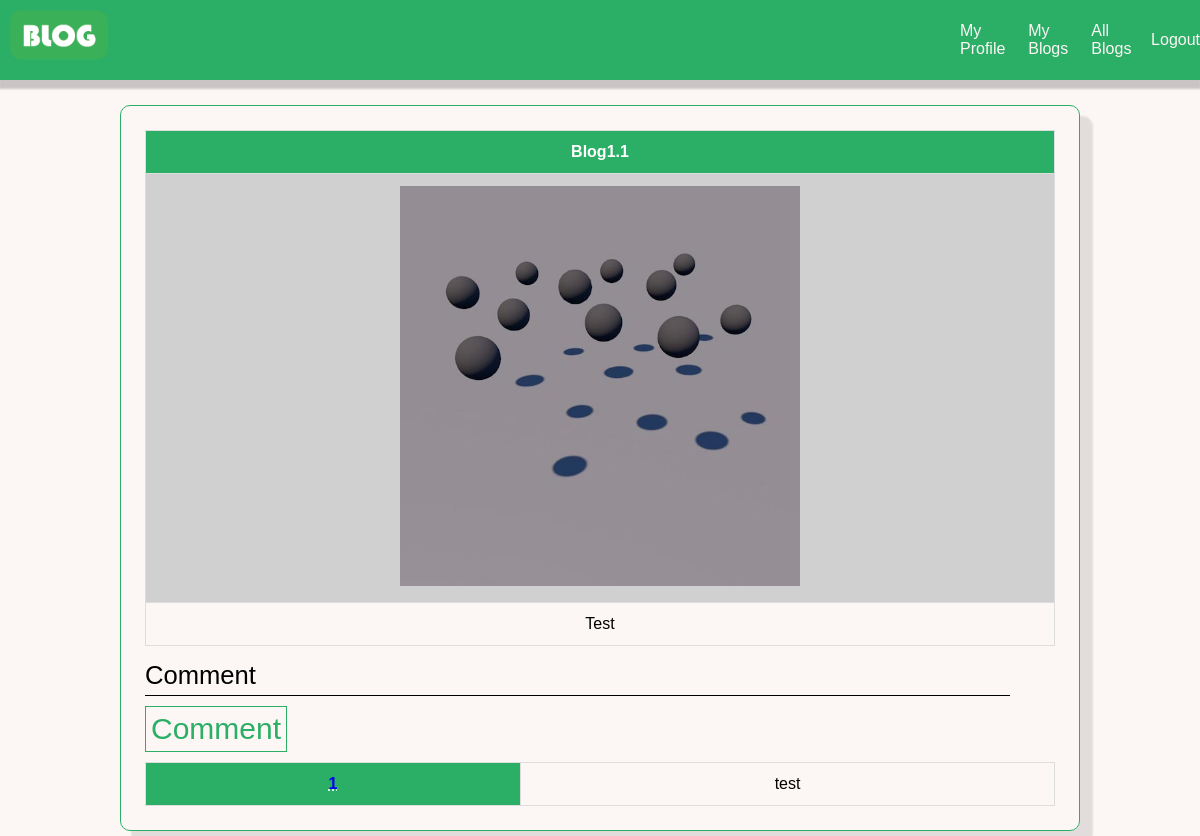
/view/blog.php?slug=blog1.1 (signed in), run on the app's committed database.
### tables this page shows
CREATE TABLE `blogs` (
  `id` int(11) NOT NULL,
  `slug` varchar(30) NOT NULL,
  `title` varchar(30) NOT NULL,
  `description` varchar(2000) NOT NULL,
  `userid` int(11) NOT NULL,
  `image` varchar(50) NOT NULL
);

CREATE TABLE `comments` (
  `id` int(11) NOT NULL,
  `userid` int(11) NOT NULL,
  `blogid` int(11) NOT NULL,
  `comment` varchar(100) NOT NULL,
  `time` datetime NOT NULL DEFAULT current_timestamp()
);

### model/model.php (called while the page is built, shortened)
<?php
function showAllBlogs(){
	$conn = db_conn();
    $selectQuery = 'SELECT * FROM `blogs` ';
    try{
        $stmt = $conn->query($selectQuery);
    }catch(PDOException $e){
        echo $e->getMessage();
    }
    $rows = $stmt->fetchAll(PDO::FETCH_ASSOC);
    return $rows;
}
function showAllComments(){
	$conn = db_conn();
    $selectQuery = 'SELECT * FROM `comments` ';
    try{
        $stmt = $conn->query($selectQuery);
    }catch(PDOException $e){
        echo $e->getMessage();
    }
    $rows = $stmt->fetchAll(PDO::FETCH_ASSOC);
    return $rows;
}

### controller/allblogs.php (called while the page is built, shortened)
<?php
require_once '../model/model.php';
function fetchAllBlogs(){
	return showAllBlogs();
}

### controller/allComments.php (called while the page is built)
<?php
require_once '../model/model.php';
function fetchAllComments(){
	return showAllComments();
}

### view/blog.php (the view, shortened to what this page needs)
<?php
require_once '../controller/allblogs.php';
	$blogs = fetchAllBlogs();
require_once '../controller/allComments.php';
	$comments = fetchAllComments();
?>
<!DOCTYPE html>
<html>
<head>
	<link rel="stylesheet" type="text/css" href="index.css">
</head>
<body>
	<?php include('header.php');?>
	<?php $view = ''?>
	<div class="textcenter">
	<div class="main_internaldiv textleft fontsize160">
		<table class="table shtable">
        <?php foreach ($blogs as $i => $blog): ?>
            <?php
            if($blog['slug']==$_GET['slug']){
				$view=$blog;
            echo
			'<tbody>
				<tr>
					<th>
					'.$blog["title"].'
					</th>
				</tr>
				<tr>
				<td data-label="Blog Image"><img width="400px" src='.$blog['image'].' " alt="'.$blog['title'].' "></td></tr>
                <tr>
				<td data-label="Description">'.$blog['description'].' </td></tr>
     </tbody>';};?>
     <?php endforeach; ?>
   </table>
	<form action="../controller/addComment.php" method="POST" enctype="multipart/form-data" onsubmit="return validation()">
			<div class="form">
					<input type="text" id="comment" name="comment" autocomplete="off" required />
					<label for="comment" class="label-name">
					<span class="content-name">Comment</span>
					</label>
			</div>
			<input type="submit" value="Comment" name="submit" >
		</form>
		<table class="table shtable">
			<tbody>
			<?php foreach ($comments as $i => $comment): ?>
            <?php
            if($comment['blogid']==$view['id']){
            echo
				'<tr>
					<th><abbr title="Click here to see User"><a href="user.php?id='.$comment['userid'].' ">'.$comment['userid'].' </a></abbr>
					</th>
					<td data-label="'.$comment['userid'].' ">'.$comment['comment'].' </td>
				</tr>';
			};?>
     		<?php endforeach; ?>
			</tbody>
		</table>
	</div>
</div>
</body>
</html>

### view/index.css (style rules this page uses)
* { margin: 0; padding: 0; box-sizing: border-box; }
body { margin: 0; background-color: #FCF6F5FF; display: flex; justify-content: space-around; flex-direction: column; font-family: sans-serif; }
.form { width: 95%; position: relative; height: 50px; overflow: hidden; }
.form input { width: 100%; height: 100%; color: #2BAE66FF; background: #FCF6F5FF; padding-top:20px; border:none; outline: none; }
.form label { position: absolute; bottom: 0px; left: 0%; width: 100%; height: 100%; pointer-events: none; border-bottom: 1px solid #000; }
.content-name { position: absolute; bottom: 5px; left: 0px; transform: all 0.3s ease; }
input[type=submit] { color: #2BAE66FF; border: 1px solid #2BAE66FF; background: none; padding: 5px; font-size: 30px; cursor: pointer; transition: 0.8s; margin-top: 10px; margin-bottom: 10px; }
.table { width: 100%; border-collapse: collapse; }
.table td,.table th { padding:12px 15px; border:1px solid #ddd; text-align: center; font-size:16px; }
.table th { background-color: #2BAE66FF; color:#ffffff; }
.table tbody tr:nth-child(even) { background-color: #d0d0d0; }
.main_internaldiv { border: 1px solid #2BAE66FF; box-shadow: 12px 12px 2px 1px rgba(0, 0, 0, .1); padding: 2%; border-radius: 10px; display: inline-block; width: 80%; margin: 5px; }
.textcenter { text-align: center; }
.textleft { text-align: left; }
.fontsize160 { font-size: 160% }
a { text-decoration: none; }

### data on the page
blogs: title "Blog1.1", image (picture), description "Test"
comments: userid "1", comment "test"
